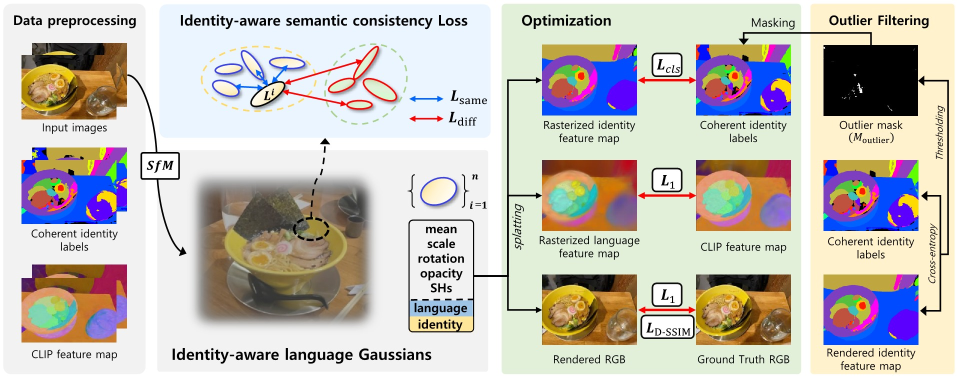
#> input picture documents/Pipeline.jpeg, 1914 x 759 px (shown at 1/2 size)
$ python make_image_contact_sheet.py --image_dir documents --output out.png
#> lines starting #> are read from the running program, lines starting #| are printed output that depends on the picture
#!/usr/bin/env python3
"""Create a labelled contact sheet from an image directory."""

from __future__ import annotations

import argparse
import math
from pathlib import Path

from PIL import Image, ImageDraw, ImageOps


IMAGE_SUFFIXES = {".jpg", ".jpeg", ".png", ".bmp", ".tif", ".tiff"}


def parse_args() -> argparse.Namespace:
    parser = argparse.ArgumentParser(description=__doc__)
    parser.add_argument("--image_dir", type=Path, required=True)
    parser.add_argument("--output", type=Path, required=True)
    parser.add_argument("--columns", type=int, default=10)
    parser.add_argument("--tile_width", type=int, default=192)
    parser.add_argument("--tile_height", type=int, default=120)
    parser.add_argument("--label_height", type=int, default=18)
    parser.add_argument("--limit", type=int, default=0, help="0 keeps all images")
    return parser.parse_args()


def main() -> None:
    args = parse_args()
    if args.columns <= 0 or args.tile_width <= 0 or args.tile_height <= 0:
        raise ValueError("columns and tile dimensions must be positive")

    image_paths = sorted(
        path for path in args.image_dir.iterdir()
        if path.is_file() and path.suffix.lower() in IMAGE_SUFFIXES
    )
    if args.limit > 0:
        image_paths = image_paths[: args.limit]
    if not image_paths:
        raise FileNotFoundError(f"No images found in {args.image_dir}")

    rows = math.ceil(len(image_paths) / args.columns)
    tile_total_height = args.tile_height + args.label_height
    sheet = Image.new(
        "RGB",
        (args.columns * args.tile_width, rows * tile_total_height),
        (12, 12, 12),
    )
#> sheet: PIL image 1920x138 RGB; every value is 12

    for index, path in enumerate(image_paths):
        with Image.open(path) as source:
#> source is the input picture: PIL image 1914x759 RGB; mean R, G, B 196, 191, 185.5
            image = ImageOps.exif_transpose(source).convert("RGB")
            image.thumbnail((args.tile_width, args.tile_height), Image.Resampling.LANCZOS)
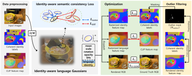
#> image: PIL image 192x76 RGB; mean R, G, B 196, 191, 185.3
        tile = Image.new("RGB", (args.tile_width, tile_total_height), (12, 12, 12))
#> tile: PIL image 192x138 RGB; every value is 12
        x_offset = (args.tile_width - image.width) // 2
#> x_offset = 0
        y_offset = (args.tile_height - image.height) // 2
#> y_offset = 22
        tile.paste(image, (x_offset, y_offset))
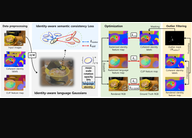
#> tile: PIL image 192x138 RGB; mean R, G, B 113.3, 110.6, 107.4
        ImageDraw.Draw(tile).text(
            (4, args.tile_height + 2), path.stem, fill=(245, 245, 245)
        )
        x = (index % args.columns) * args.tile_width
        y = (index // args.columns) * tile_total_height
        sheet.paste(tile, (x, y))
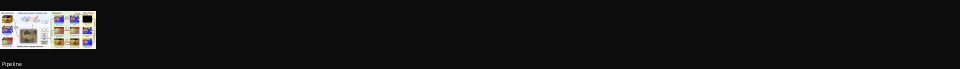
#> sheet: PIL image 1920x138 RGB (shown at 1/2 size); mean R, G, B 22.2, 21.9, 21.6

    args.output.parent.mkdir(parents=True, exist_ok=True)
    save_options = {"quality": 92} if args.output.suffix.lower() in {".jpg", ".jpeg"} else {}
    sheet.save(args.output, **save_options)
    print(f"images: {len(image_paths)}")
    print(f"output: {args.output}")


if __name__ == "__main__":
    main()
